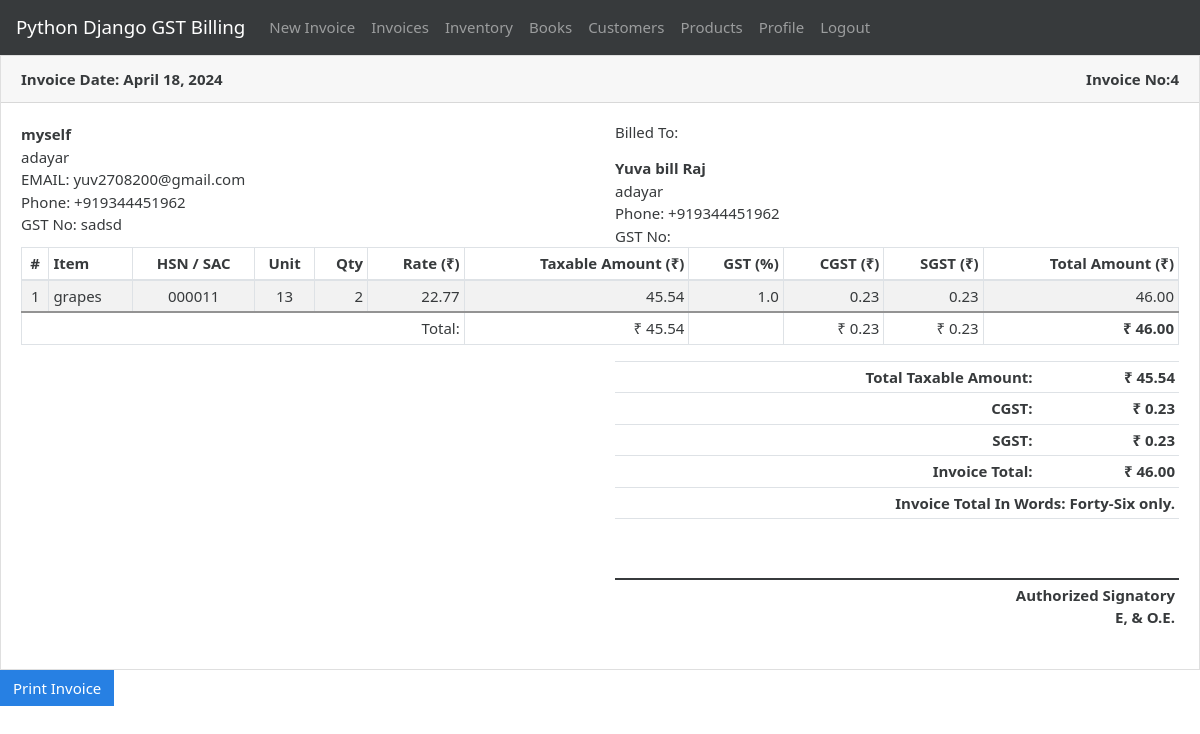
/invoice/7 (signed in), run on the app's committed database.
### gstbillingapp/models.py (models this page shows, shortened)
class Invoice(models.Model):
    user = models.ForeignKey(User, null=True, blank=True, on_delete=models.SET_NULL)
    invoice_number = models.IntegerField()
    invoice_date = models.DateField()
    invoice_customer = models.ForeignKey(
        'Customer',
        on_delete=models.SET_NULL,
        null=True
    )
    invoice_json = models.TextField()
    inventory_reflected = models.BooleanField(default=True)
    books_reflected = models.BooleanField(default=True)

class UserProfile(models.Model):
    user = models.OneToOneField(User, on_delete=models.CASCADE)
    business_title = models.CharField(max_length=100, blank=True, null=True)
    business_address = models.TextField(max_length=400, blank=True, null=True)
    business_email = models.EmailField(blank=True, null=True)
    business_phone = models.CharField(max_length=20, blank=True, null=True)
    business_gst = models.CharField(max_length=15, blank=True, null=True)

### gstbillingapp/views.py (the view)
# urls.py: path('invoice/<int:invoice_id>', views.invoice_viewer, name='invoice_viewer'),
@login_required
def invoice_viewer(request, invoice_id):
    invoice_obj = get_object_or_404(Invoice, user=request.user, id=invoice_id)
    user_profile = get_object_or_404(UserProfile, user=request.user)
    context = {}
    context['invoice'] = invoice_obj
    context['invoice_data'] = json.loads(invoice_obj.invoice_json)
    print(context['invoice_data'])
    context['currency'] = "₹"
    context['total_in_words'] = num2words.num2words(int(context['invoice_data']['invoice_total_amt_with_gst']), lang='en_IN').title()
    context['user_profile'] = user_profile
    return render(request, 'gstbillingapp/invoice_printer.html', context)

### gstbillingapp/templates/gstbillingapp/invoice_printer.html (shortened to what this page needs)
{% extends "gstbillingapp/print_base.html" %}
{% block content %}
	<div class="card">
		<div class="card-header">
			<div class="row">
			<div class="col-sm-6 col-6"><strong>Invoice Date: {{invoice.invoice_date}}</strong></div>
			<div class="col-sm-6 text-right col-6"><strong>Invoice No:{{invoice.invoice_number}}</strong></div>
			</div>
		</div>
		<div class="card-body">
			<div class="row">
				<div class="col-sm-6 col-md-6 col-lg-6 col-6">
					<div>
						<strong>{{user_profile.business_title}}</strong>
					</div>
						<div id="invoice_profile_data">{{user_profile.business_address}}</div>
					{% if user_profile.business_email %}
						<div>EMAIL: {{user_profile.business_email}}</div>
					{% endif %}
					{% if user_profile.business_phone %}
						<div>Phone: {{user_profile.business_phone}}</div>
					{% endif %}
					{% if user_profile.business_gst %}
						<div>GST No: {{user_profile.business_gst}}</div>
					{% endif %}
				</div>
				<div class="col-sm-6 col-md-6 col-lg-6 col-6">
					<h6 class="mb-3">Billed To:</h6>
					<div>
						<strong>{{ invoice_data.customer_name }}</strong>
					</div>
					<div>{{ invoice_data.customer_address }}</div>
					<div>Phone: {{ invoice_data.customer_phone }}</div>
					<div>GST No: {{ invoice_data.customer_gst }}</div>
				</div>
			</div>
			<div class="table-responsive-sm">
				<table class="table table-striped table-invoice">
					<thead>
						<tr>
							<th class="text-center">#</th>
							<th class="text-left">Item</th>
							<th class="text-center">HSN / SAC</th>
							<th class="text-center">Unit</th>
							<th class="text-right">Qty</th>
							<th class="text-right">Rate ({{ currency }})</th>
							<th class="text-right">Taxable Amount ({{ currency }})</th>
							<th class="text-right">GST (%)</th>
							{% if invoice_data.igstcheck %}
								<th class="text-right">IGST ({{ currency }})</th>
							{% else %}
								<th class="text-right">CGST ({{ currency }})</th>
								<th class="text-right">SGST ({{ currency }})</th>
							{% endif %}
							<th class="text-right">Total Amount ({{ currency }})</th>
						</tr>
					</thead>
					<tbody>
						{% for item in invoice_data.items %}
						<tr>
							<td class="text-center">{{ forloop.counter }}</td>
							<td class="text-left strong">{{ item.invoice_product }}</td>
							<td class="text-center">{{ item.invoice_hsn }}</td>
							<td class="text-center">{{ item.invoice_unit }}</td>
							<td class="text-right">{{ item.invoice_qty }}</td>
							<td class="text-right">{{ item.invoice_rate_without_gst|floatformat:2 }}</td>
							<td class="text-right">{{ item.invoice_amt_without_gst|floatformat:2 }}</td>
							<td class="text-right">{{ item.invoice_gst_percentage }}</td>
							{% if invoice_data.igstcheck %}
								<td class="text-right">{{ item.invoice_amt_igst|floatformat:2 }}</td>
							{% else %}
								<td class="text-right">{{ item.invoice_amt_cgst|floatformat:2 }}</td>
								<td class="text-right">{{ item.invoice_amt_sgst|floatformat:2 }}</td>
							{% endif %}
							<td class="text-right">{{ item.invoice_amt_with_gst|floatformat:2 }}</td>
						</tr>
						{% endfor %}
						<tr id="table-invoice-total-row">
							{% if invoice_data.igstcheck %}
								<td class="text-right" colspan="6">Total: </td>
								<td class="text-right">{{ currency }} {{ invoice_data.invoice_total_amt_without_gst|floatformat:2 }}</td>
								<td class="text-right"></td>
								<td class="text-right">{{ currency }} {{invoice_data.invoice_total_amt_igst|floatformat:2 }}</td>
							{% else %}
								<td class="text-right" colspan="6">Total: </td>
								<td class="text-right">{{ currency }} {{ invoice_data.invoice_total_amt_without_gst|floatformat:2 }}</td>
								<td class="text-right"></td>
								<td class="text-right">{{ currency }} {{invoice_data.invoice_total_amt_cgst|floatformat:2 }}</td>
								<td class="text-right">{{ currency }} {{invoice_data.invoice_total_amt_sgst|floatformat:2 }}</td>
							{% endif %}
							<td class="text-right"><strong>{{ currency }} {{ invoice_data.invoice_total_amt_with_gst|floatformat:2 }}</strong></td>
						</tr>
					</tbody>
				</table>
			</div>
			<div class="row">
				<div class="col-sm-6 col-lg-6 col-md-6">
				</div>
				<div class="col-sm-6 col-lg-6 col-md-6">
					<table class="table text-right" id="invoice-grand-total-table">
						<tr>
							<td>Total Taxable Amount: </td>
							<td>{{ currency }} {{ invoice_data.invoice_total_amt_without_gst|floatformat:2 }}</td>
						</tr>
						{% if invoice_data.igstcheck %}
							<tr>
								<td>IGST: </td>
								<td>{{ currency }} {{ invoice_data.invoice_total_amt_igst|floatformat:2 }}</td>
							</tr>
						{% else %}
							<tr>
								<td>CGST: </td>
								<td>{{ currency }} {{ invoice_data.invoice_total_amt_cgst|floatformat:2 }}</td>
							</tr>
							<tr>
								<td>SGST: </td>
								<td>{{ currency }} {{ invoice_data.invoice_total_amt_sgst|floatformat:2 }}</td>
							</tr>
						{% endif %}
						<tr>
							<td>Invoice Total: </td>
							<td>{{ currency }} {{invoice_data.invoice_total_amt_with_gst|floatformat:2 }}</td>
						</tr>
						<tr>
							<td colspan="2" class="text-middle">
								Invoice Total In Words: {{ total_in_words }} only.
							</td>
						</tr>
						<tr id="invoice-signature-row">
							<td colspan="2"></td>
						</tr>
						<tr id="invoice-signature-text-row">
							<td colspan="2">Authorized Signatory<br> E, & O.E.	</td>
						</tr>
					</table>
				</div>
			</div>
		</div>
	</div>
	<button onclick="window.print();" class="btn btn-primary d-print-none">Print Invoice</button>
{% endblock %}

### gstbillingapp/static/gstbillingapp/main.css (style rules this page uses)
.table-invoice td, .table-invoice th { border: solid #dee2e6 1px; }
.table-invoice td, .table-invoice th { padding: .25rem; }
#table-invoice-total-row { border-top: 2px solid #939393; background: white; }
#invoice-grand-total-table td { font-weight: bold; padding: .25rem; }
#invoice-signature-text-row { border-top: : 2px solid; }
#invoice-signature-row { border-bottom: 2px solid; height: 4em; }
#invoice_profile_data { white-space: pre-line; }

### data on the page
Invoice: invoice_date "April 18, 2024", invoice_number "4"
UserProfile: business_title "myself", business_address "adayar", business_email "yuv2708200@gmail.com", business_phone "+919344451962", business_gst "sadsd", customer_address "adayar"

### other printed values
{{ invoice_data.customer_name }} "Yuva bill Raj"
{{ invoice_data.customer_phone }} "+919344451962"
{{ currency }} "₹"
{{ item.invoice_product }} "grapes"
{{ item.invoice_hsn }} "000011"
{{ item.invoice_unit }} "13"
{{ item.invoice_qty }} "2"
{{ item.invoice_rate_without_gst|floatformat:2 }} "22.77"
{{ item.invoice_amt_without_gst|floatformat:2 }} "45.54"
{{ item.invoice_gst_percentage }} "1.0"
{{ item.invoice_amt_cgst|floatformat:2 }} "0.23"
{{ item.invoice_amt_sgst|floatformat:2 }} "0.23"
{{ item.invoice_amt_with_gst|floatformat:2 }} "46.00"
{{ invoice_data.invoice_total_amt_without_gst|floatformat:2 }} "45.54"
{{ invoice_data.invoice_total_amt_cgst|floatformat:2 }} "0.23"
